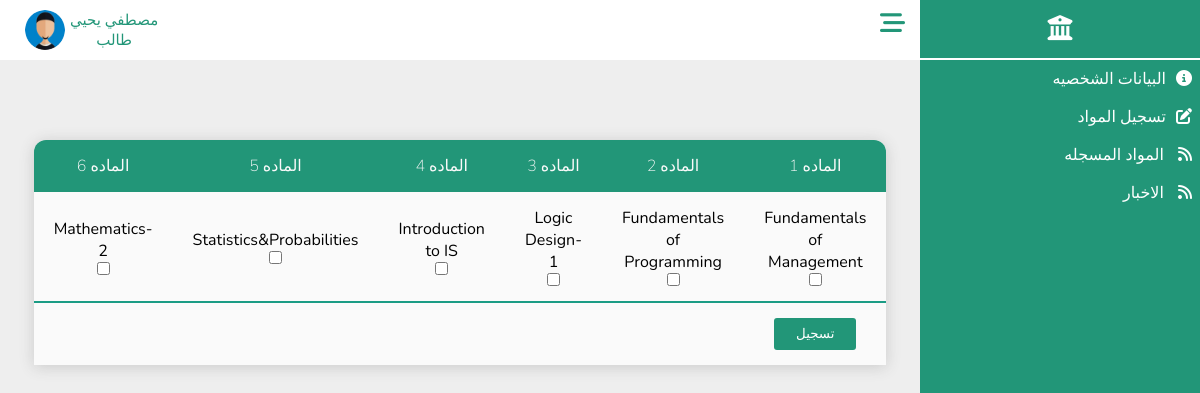
The page /Students/registration.php (signed in) on the database as committed earlier.
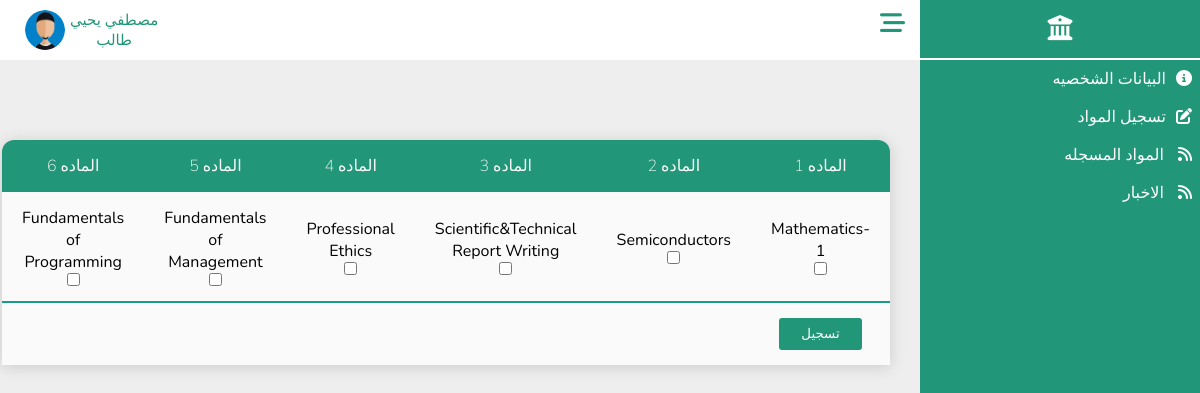
The same page on the database as committed later.
### tables this page shows
CREATE TABLE `course_registration` (
  `ID` int(11) NOT NULL,
  `Student_ID` int(11) NOT NULL,
  `Subject_Name` varchar(100) NOT NULL,
  `Registration` tinyint(1) NOT NULL,
  `Subject_Status` double NOT NULL
);

### Students/registration.php (the view, shortened to what this page needs)
<?php
include_once("../DataBase/database.php");
 $ID = $_SESSION['student_id'];
 $data=$con->query("SELECT * FROM `course_registration` WHERE Student_ID='$ID' and Registration=0 LIMIT 6");
 $data=$data->fetchAll(PDO::FETCH_ASSOC);
?>
<html lang="en">
<head>
    <link rel="stylesheet" href="../CssComponent/all.min.css">
    <link rel="stylesheet" href="../CssComponent/Info.css">
    <link rel="stylesheet" href="../CssComponent/Dashboard.css">
</head>
<body>
    <?php include_once("../Components/Dashboard.php") ?>
    <section class="section">
        <?php include_once("../Components/NavBar.php"); ?>
        <div class="container">
        <table>
        <form action="" method="POST">
        <thead>
          <tr>
            <?php
              $c=1;
            foreach($data as $s){
            ?>
            <th><label for="s<?Php echo $c;?>">الماده <?Php echo $c++;?></label></th>
           <?php
          }?>
          </tr>
        </thead>
        <tbody>
          <tr class="one">
           <?php
             $count=1;
            foreach($data as $d){
            ?>
          <td>
            <label for="s<?Php echo $count;?>" ><?php echo $d['Subject_Name']?> </label>
            <br>
           <input type="checkbox"  name="<?php echo $d['Subject_Name']?>"  id="s<?Php echo $count++;?>" value="<?php echo $d['Subject_Name']?>">
          </td>
           <?php }?>
          </tr>
        </tbody>
        <tfoot>
          <tr>
            <td>
              <input type="submit" value="تسجيل" name="regist">
            </td>
          </tr>
        </tfoot>
      </form>
      </table>
        </div>
    </section>
</body>
</html>

Rows that differ between the two databases and show on the page:
no longer on this page (row unchanged): course_registration: Subject_Name "Logic Design-1"
no longer on this page (row unchanged): course_registration: Subject_Name "Introduction to IS"
no longer on this page (row unchanged): course_registration: Subject_Name "Statistics&Probabilities"
no longer on this page (row unchanged): course_registration: Subject_Name "Mathematics-2"
now on this page (row edited): course_registration: Subject_Name "Mathematics-1"
now on this page (row edited): course_registration: Subject_Name "Semiconductors"
now on this page (row edited): course_registration: Subject_Name "Scientific&Technical Report Writing"
now on this page (row edited): course_registration: Subject_Name "Professional Ethics"
